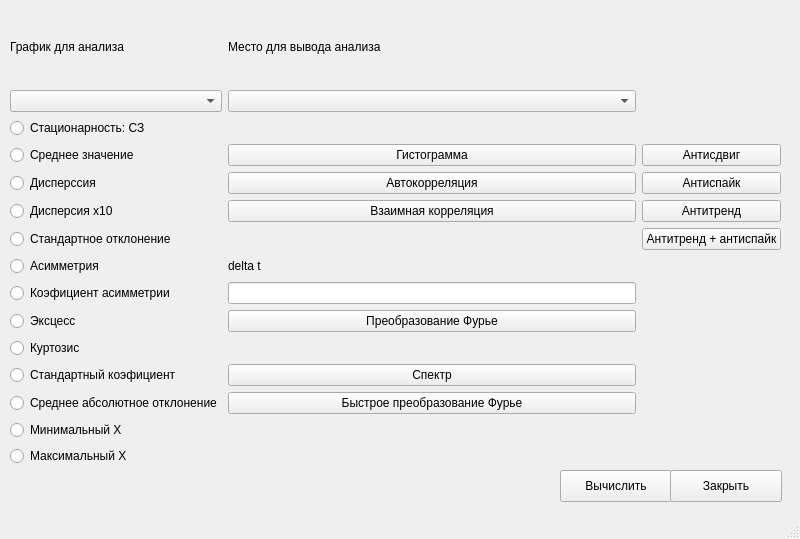
<?xml version="1.0" encoding="UTF-8"?>
<ui version="4.0">
 <class>MainWindow</class>
 <widget class="QMainWindow" name="MainWindow">
  <property name="geometry">
   <rect>
    <x>0</x>
    <y>0</y>
    <width>800</width>
    <height>539</height>
   </rect>
  </property>
  <property name="windowTitle">
   <string>Статистики</string>
  </property>
  <widget class="QWidget" name="centralwidget">
   <widget class="QWidget" name="gridLayoutWidget">
    <property name="geometry">
     <rect>
      <x>10</x>
      <y>10</y>
      <width>771</width>
      <height>456</height>
     </rect>
    </property>
    <layout class="QGridLayout" name="gridLayout">
     <item row="11" column="0">
      <widget class="QRadioButton" name="radioButton_10">
       <property name="text">
        <string>Стандартный коэфициент</string>
       </property>
      </widget>
     </item>
     <item row="8" column="1">
      <widget class="QLineEdit" name="lineEdit"/>
     </item>
     <item row="0" column="0">
      <widget class="QLabel" name="label">
       <property name="text">
        <string>График для анализа</string>
       </property>
      </widget>
     </item>
     <item row="14" column="0">
      <widget class="QRadioButton" name="radioButton_13">
       <property name="text">
        <string>Максимальный Х</string>
       </property>
      </widget>
     </item>
     <item row="9" column="0">
      <widget class="QRadioButton" name="radioButton_8">
       <property name="text">
        <string>Эксцесс</string>
       </property>
      </widget>
     </item>
     <item row="13" column="0">
      <widget class="QRadioButton" name="radioButton_12">
       <property name="text">
        <string>Минимальный Х</string>
       </property>
      </widget>
     </item>
     <item row="5" column="1">
      <widget class="QPushButton" name="pushButton_4">
       <property name="text">
        <string>Взаимная корреляция</string>
       </property>
      </widget>
     </item>
     <item row="3" column="0">
      <widget class="QRadioButton" name="radioButton_2">
       <property name="text">
        <string>Среднее значение</string>
       </property>
      </widget>
     </item>
     <item row="6" column="0">
      <widget class="QRadioButton" name="radioButton_5">
       <property name="text">
        <string>Стандартное отклонение</string>
       </property>
      </widget>
     </item>
     <item row="7" column="1">
      <widget class="QLabel" name="label_3">
       <property name="text">
        <string>delta t</string>
       </property>
      </widget>
     </item>
     <item row="12" column="0">
      <widget class="QRadioButton" name="radioButton_11">
       <property name="text">
        <string>Среднее абсолютное отклонение</string>
       </property>
      </widget>
     </item>
     <item row="2" column="0">
      <widget class="QRadioButton" name="radioButton">
       <property name="text">
        <string>Стационарность: СЗ</string>
       </property>
      </widget>
     </item>
     <item row="9" column="1">
      <widget class="QPushButton" name="pushButton_5">
       <property name="text">
        <string>Преобразование Фурье</string>
       </property>
      </widget>
     </item>
     <item row="4" column="0">
      <widget class="QRadioButton" name="radioButton_3">
       <property name="text">
        <string>Дисперссия</string>
       </property>
      </widget>
     </item>
     <item row="11" column="1">
      <widget class="QPushButton" name="pushButton_6">
       <property name="text">
        <string>Спектр</string>
       </property>
      </widget>
     </item>
     <item row="10" column="0">
      <widget class="QRadioButton" name="radioButton_9">
       <property name="text">
        <string>Куртозис</string>
       </property>
      </widget>
     </item>
     <item row="1" column="0">
      <widget class="QComboBox" name="comboBox"/>
     </item>
     <item row="4" column="1">
      <widget class="QPushButton" name="pushButton_3">
       <property name="text">
        <string>Автокорреляция</string>
       </property>
      </widget>
     </item>
     <item row="8" column="0">
      <widget class="QRadioButton" name="radioButton_7">
       <property name="text">
        <string>Коэфициент асимметрии</string>
       </property>
      </widget>
     </item>
     <item row="5" column="0">
      <widget class="QRadioButton" name="radioButton_4">
       <property name="text">
        <string>Дисперсия х10</string>
       </property>
      </widget>
     </item>
     <item row="3" column="1">
      <widget class="QPushButton" name="pushButton_2">
       <property name="text">
        <string>Гистограмма</string>
       </property>
      </widget>
     </item>
     <item row="12" column="1">
      <widget class="QPushButton" name="pushButton_7">
       <property name="text">
        <string>Быстрое преобразование Фурье</string>
       </property>
      </widget>
     </item>
     <item row="1" column="1">
      <widget class="QComboBox" name="comboBox_2"/>
     </item>
     <item row="0" column="1">
      <widget class="QLabel" name="label_2">
       <property name="text">
        <string>Место для вывода анализа</string>
       </property>
      </widget>
     </item>
     <item row="7" column="0">
      <widget class="QRadioButton" name="radioButton_6">
       <property name="text">
        <string>Асимметрия</string>
       </property>
      </widget>
     </item>
     <item row="3" column="2">
      <widget class="QPushButton" name="pushButton_9">
       <property name="text">
        <string>Антисдвиг</string>
       </property>
      </widget>
     </item>
     <item row="4" column="2">
      <widget class="QPushButton" name="pushButton_10">
       <property name="text">
        <string>Антиспайк</string>
       </property>
      </widget>
     </item>
     <item row="5" column="2">
      <widget class="QPushButton" name="pushButton_11">
       <property name="text">
        <string>Антитренд</string>
       </property>
      </widget>
     </item>
     <item row="6" column="2">
      <widget class="QPushButton" name="pushButton_12">
       <property name="text">
        <string>Антитренд + антиспайк</string>
       </property>
      </widget>
     </item>
    </layout>
   </widget>
   <widget class="QPushButton" name="pushButton">
    <property name="geometry">
     <rect>
      <x>560</x>
      <y>470</y>
      <width>112</width>
      <height>32</height>
     </rect>
    </property>
    <property name="text">
     <string>Вычислить</string>
    </property>
   </widget>
   <widget class="QPushButton" name="pushButton_8">
    <property name="geometry">
     <rect>
      <x>670</x>
      <y>470</y>
      <width>112</width>
      <height>32</height>
     </rect>
    </property>
    <property name="text">
     <string>Закрыть</string>
    </property>
   </widget>
  </widget>
  <widget class="QStatusBar" name="statusbar"/>
 </widget>
 <resources/>
 <connections/>
</ui>
